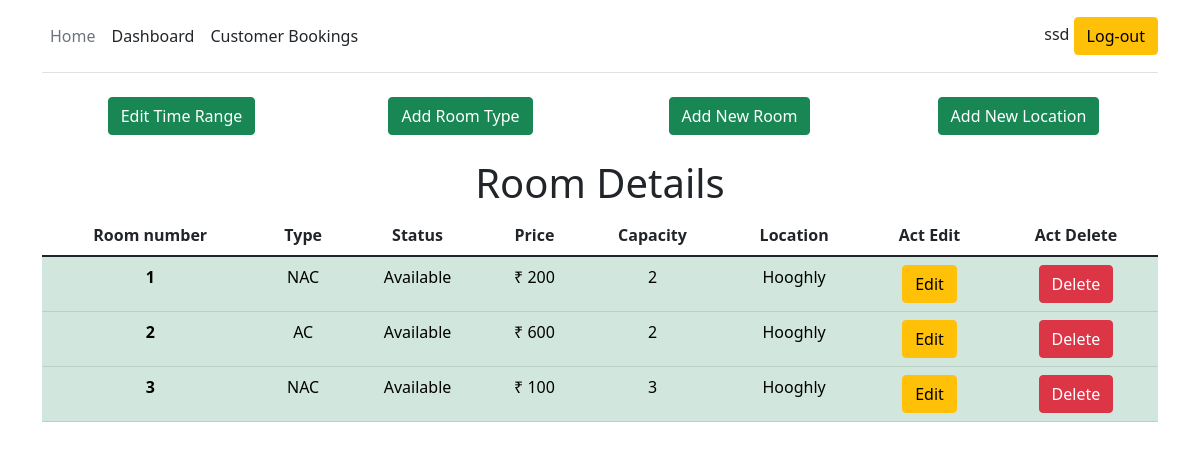
Page /manager_dashboard/ssd/ (signed in) on the earlier database version.
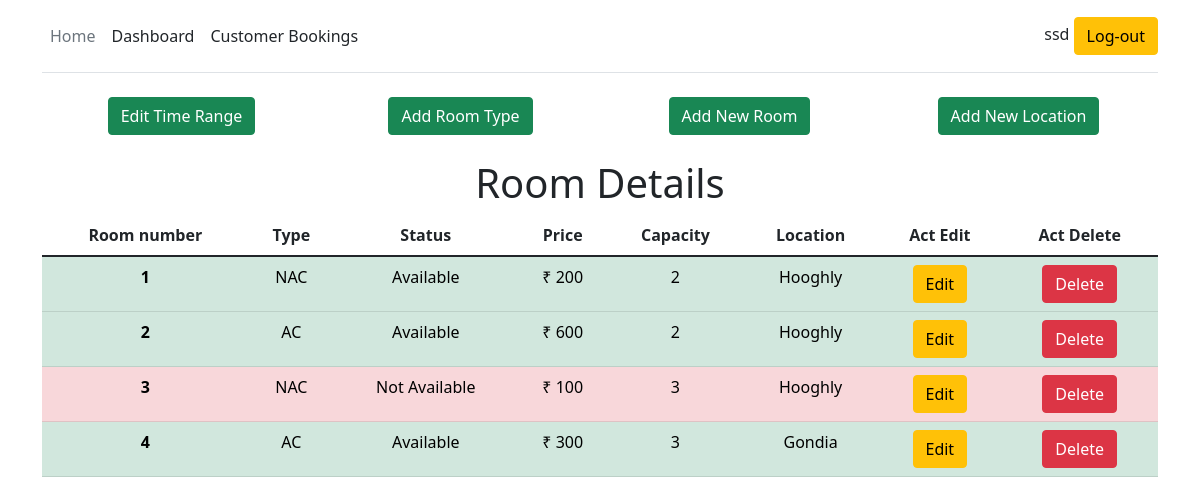
Same page on the later database version.
### rmmain/models.py (models this page shows, shortened)
class Room(models.Model):
    manager = models.ForeignKey(Manager,on_delete=models.CASCADE)
    roomtype = models.ForeignKey(Roomtype,on_delete=models.CASCADE)
    capacity = models.IntegerField(default=0,blank=False)
    price = models.IntegerField(default=0)
    status = models.CharField(max_length=10000,blank=False)
    location = models.ForeignKey(Location,on_delete=models.CASCADE)
    address = models.CharField(max_length=10000,blank=False)
    mnumber = models.CharField(max_length=11,blank=False)

class Roomtype(models.Model):
    roomtype = models.CharField(max_length=200,blank=False)
    def __str__(self):
        return str(self.roomtype)

class Location(models.Model):
    city = models.CharField(max_length=200,blank=False)
    state = models.CharField(max_length=200,blank=False)
    country = models.CharField(max_length=200,blank=False)
    def __str__(self):
        return str(self.city)

### rmmain/views.py (the view)
# urls.py: path('manager_dashboard/<str:user>/', views.manager_dashboard,name='manager_dashboard'),
@login_required(login_url='manager_login')
def manager_dashboard(request,user):
    if request.user.is_authenticated:
        one = Manager.objects.filter(username=request.user).values_list('email',flat=True).first()
        two = User.objects.filter(username=user).values_list('email',flat=True).first()
        if one == two:
            all_roomtypes = Roomtype.objects.all()
            locations = Location.objects.all()
            usr =Manager.objects.get(username=request.user)
            rooms = Room.objects.filter(manager=usr)
            slot_range = Slotdelay.objects.get(manager = usr)
            print(slot_range)
            context = {
                'alltypes':all_roomtypes,
                'alllocations' : locations,
                'rooms' : rooms,
                'slot_range':slot_range
            }
            return render(request,'manager_dashboard.html',context)
        else:
            auth.logout(request)
            return redirect('home')
    else:
        return redirect('manager_login')

### rmmain/models.py (called while the page is built)
    def __str__(self):
        return str(self.username)

    def __str__(self):
        return f"[ {self.manager} {self.slotrange} {self.bookbefore} ]"

### templates/manager_dashboard.html (shortened to what the changed rows need)
<!doctype html>
<html lang="en">
{% load static %}
<head>
    <link href="https://cdn.jsdelivr.net/npm/bootstrap@5.1.3/dist/css/bootstrap.min.css" rel="stylesheet"
>
</head>
<body>
    <div class="container" style="text-align: center;">
        <h1>Room Details</h1>
        <table class="table table-hover">
            <thead>
                <tr>
                    <th scope="col">Room number</th>
                    <th scope="col">Type</th>
                    <th scope="col">Status</th>
                    <th scope="col">Price</th>
                    <th scope="col">Capacity</th>
                    <th scope="col">Location</th>
                    <th scope="col">Act Edit</th>
                    <th scope="col">Act Delete</th>
                </tr>
            </thead>
            <tbody>
                {% for r in rooms %}
                {% if r.status == 'Available' %}
                <tr class="table-success">
                    <th scope="row">{{forloop.counter}}</th>
                    <td>{{r.roomtype}}</td>
                    <td>{{r.status}}</td>
                    <td>&#8377 {{r.price}}</td>
                    <td>{{r.capacity}}</td>
                    <td>{{r.location}}</td>
                    <td><a name="" id="" class="btn btn-warning" href="/roomedit/{{request.user}}/{{r.id}}"
                            role="button">Edit</a></td>
                    <td><a name="{{r.id}}" id="" class="btn btn-danger" href="/roomdelete/{{r.id}}"
                            role="button">Delete</a></td>
                </tr>
                {%else%}
                <tr class="table-danger">
                    <th scope="row">{{forloop.counter}}</th>
                    <td>{{r.roomtype}}</td>
                    <td>{{r.status}}</td>
                    <td>&#8377 {{r.price}}</td>
                    <td>{{r.capacity}}</td>
                    <td>{{r.location}}</td>
                    <td><a name="" id="" class="btn btn-warning" href="/roomedit/{{request.user}}/{{r.id}}"
                            role="button">Edit</a></td>
                    <td><a name="{{r.id}}" id="" class="btn btn-danger" href="/roomdelete/{{r.id}}"
                            role="button">Delete</a></td>
                </tr>
                {% endif %}
                {% endfor %}
            </tbody>
        </table>
    </div>
</body>
</html>

Differences in the rows shown:
changed Room: status "Available" → "Not Available"
added Room: roomtype "AC", status "Available", price "300", capacity "3", location "Gondia"
